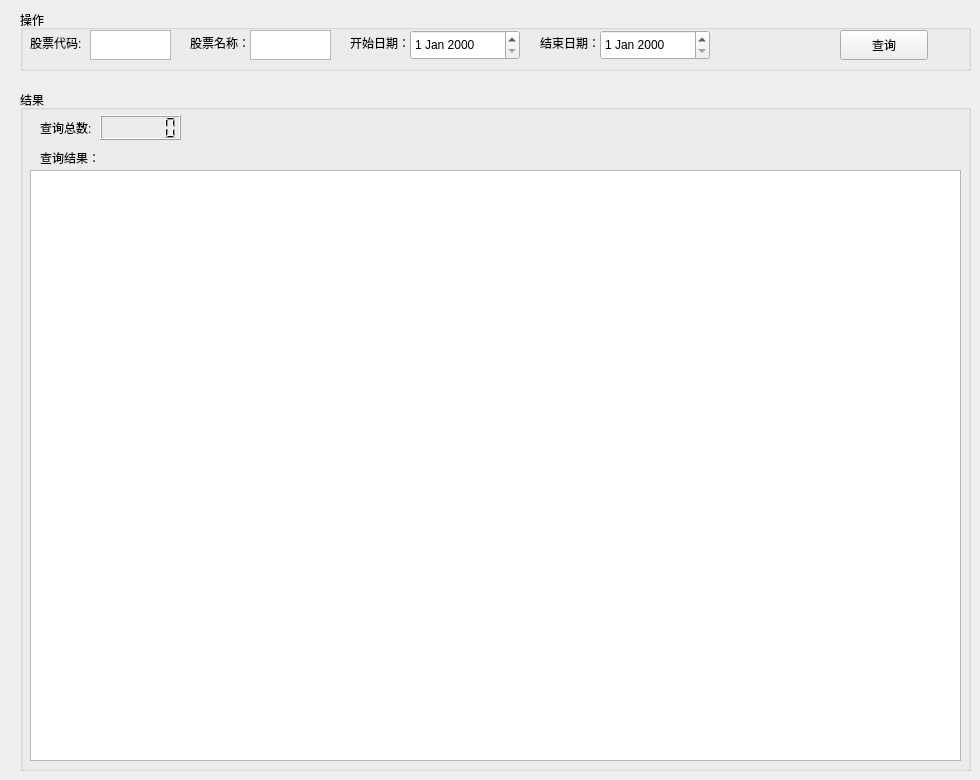
                <widget class="QWidget" name="_14_2_1_2">
                    <attribute name="title">
                        <string>14.2.1-2</string>
                    </attribute>
                    <widget class="QGroupBox" name="groupBox_4">
                        <property name="enabled">
                            <bool>true</bool>
                        </property>
                        <property name="geometry">
                            <rect>
                                <x>20</x>
                                <y>10</y>
                                <width>951</width>
                                <height>61</height>
                            </rect>
                        </property>
                        <property name="locale">
                            <locale language="English" country="UnitedStates"/>
                        </property>
                        <property name="title">
                            <string>操作</string>
                        </property>
                        <widget class="QTextEdit" name="stock_code_edit_1">
                            <property name="geometry">
                                <rect>
                                    <x>70</x>
                                    <y>20</y>
                                    <width>81</width>
                                    <height>30</height>
                                </rect>
                            </property>
                        </widget>
                        <widget class="QLabel" name="stock_code_label_1">
                            <property name="geometry">
                                <rect>
                                    <x>10</x>
                                    <y>25</y>
                                    <width>61</width>
                                    <height>16</height>
                                </rect>
                            </property>
                            <property name="text">
                                <string>股票代码:</string>
                            </property>
                        </widget>
                        <widget class="QDateEdit" name="start_date_edit_1">
                            <property name="geometry">
                                <rect>
                                    <x>390</x>
                                    <y>20</y>
                                    <width>110</width>
                                    <height>30</height>
                                </rect>
                            </property>
                        </widget>
                        <widget class="QLabel" name="current_date_label_1">
                            <property name="geometry">
                                <rect>
                                    <x>330</x>
                                    <y>25</y>
                                    <width>61</width>
                                    <height>16</height>
                                </rect>
                            </property>
                            <property name="text">
                                <string>开始日期：</string>
                            </property>
                        </widget>
                        <widget class="QPushButton" name="search_button_1">
                            <property name="geometry">
                                <rect>
                                    <x>820</x>
                                    <y>20</y>
                                    <width>88</width>
                                    <height>30</height>
                                </rect>
                            </property>
                            <property name="text">
                                <string>查询</string>
                            </property>
                        </widget>
                        <widget class="QLabel" name="stock_code_label_1_1">
                            <property name="geometry">
                                <rect>
                                    <x>170</x>
                                    <y>25</y>
                                    <width>61</width>
                                    <height>16</height>
                                </rect>
                            </property>
                            <property name="text">
                                <string>股票名称：</string>
                            </property>
                        </widget>
                        <widget class="QTextEdit" name="stock_name_edit_1">
                            <property name="geometry">
                                <rect>
                                    <x>230</x>
                                    <y>20</y>
                                    <width>81</width>
                                    <height>30</height>
                                </rect>
                            </property>
                        </widget>
                        <widget class="QLabel" name="current_date_label_2">
                            <property name="geometry">
                                <rect>
                                    <x>520</x>
                                    <y>25</y>
                                    <width>61</width>
                                    <height>16</height>
                                </rect>
                            </property>
                            <property name="text">
                                <string>结束日期：</string>
                            </property>
                        </widget>
                        <widget class="QDateEdit" name="end_date_edit_1">
                            <property name="geometry">
                                <rect>
                                    <x>580</x>
                                    <y>20</y>
                                    <width>110</width>
                                    <height>30</height>
                                </rect>
                            </property>
                        </widget>
                    </widget>
                    <widget class="QGroupBox" name="groupBox_6">
                        <property name="enabled">
                            <bool>true</bool>
                        </property>
                        <property name="geometry">
                            <rect>
                                <x>20</x>
                                <y>90</y>
                                <width>951</width>
                                <height>681</height>
                            </rect>
                        </property>
                        <property name="title">
                            <string>结果</string>
                        </property>
                        <widget class="QLabel" name="search_tip_label_1">
                            <property name="geometry">
                                <rect>
                                    <x>20</x>
                                    <y>30</y>
                                    <width>72</width>
                                    <height>15</height>
                                </rect>
                            </property>
                            <property name="text">
                                <string>查询总数:</string>
                            </property>
                        </widget>
                        <widget class="QLCDNumber" name="search_num_1">
                            <property name="geometry">
                                <rect>
                                    <x>80</x>
                                    <y>25</y>
                                    <width>81</width>
                                    <height>25</height>
                                </rect>
                            </property>
                            <property name="digitCount">
                                <number>6</number>
                            </property>
                        </widget>
                        <widget class="QLabel" name="label_2">
                            <property name="geometry">
                                <rect>
                                    <x>20</x>
                                    <y>60</y>
                                    <width>72</width>
                                    <height>15</height>
                                </rect>
                            </property>
                            <property name="text">
                                <string>查询结果：</string>
                            </property>
                        </widget>
                        <widget class="QTableView" name="search_table_result_1">
                            <property name="geometry">
                                <rect>
                                    <x>10</x>
                                    <y>80</y>
                                    <width>931</width>
                                    <height>591</height>
                                </rect>
                            </property>
                        </widget>
                    </widget>
                </widget>
